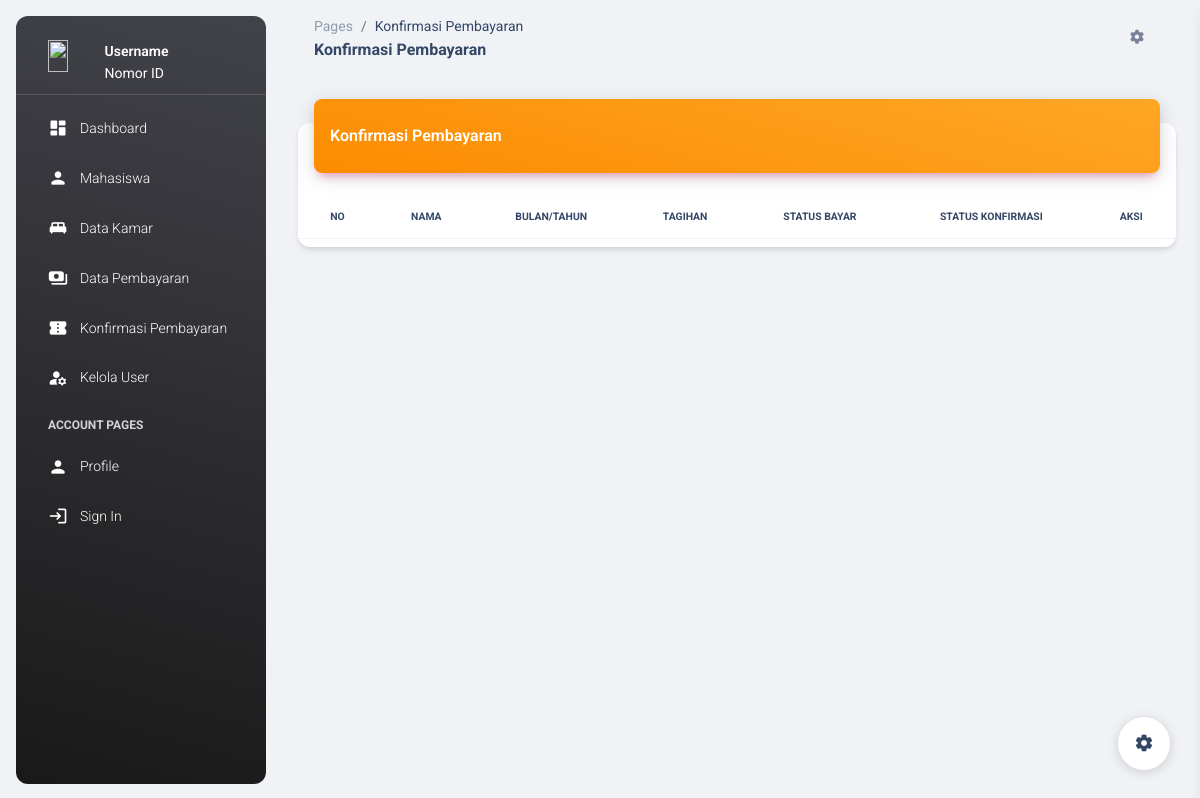
Before: /konfirmasi.php with the older database file.
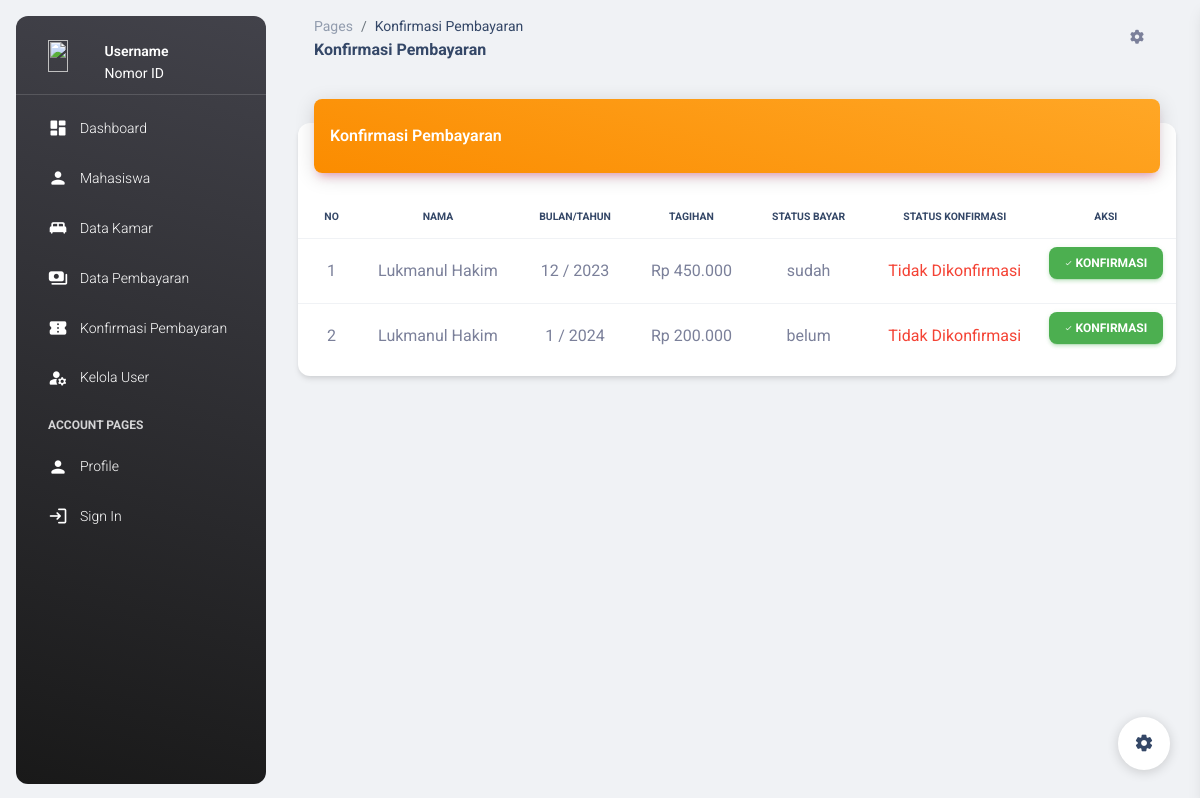
After: the same page with the newer database file.
### tables this page shows
CREATE TABLE `tagihan` (
  `id_tagihan` int(25) NOT NULL,
  `id_mhs` int(15) NOT NULL,
  `nim` varchar(15) NOT NULL,
  `bulan` varchar(25) NOT NULL,
  `tahun` varchar(25) NOT NULL,
  `tagihan` int(15) NOT NULL,
  `status` varchar(25) NOT NULL,
  `konfirmasi` varchar(15) DEFAULT NULL
);

CREATE TABLE `mahasiswa` (
  `id_mhs` int(15) NOT NULL,
  `nim` varchar(100) NOT NULL,
  `nama_mhs` varchar(100) NOT NULL,
  `foto` varchar(255) NOT NULL,
  `tempat` varchar(50) NOT NULL,
  `tgl_lahir` date NOT NULL,
  `jk` varchar(15) NOT NULL,
  `kewarganegaraan` varchar(50) NOT NULL,
  `agama` varchar(50) NOT NULL,
  `email` varchar(50) NOT NULL,
  `no_hp` varchar(50) NOT NULL,
  `kode_pos` varchar(25) NOT NULL,
  `alamat` varchar(50) NOT NULL,
  `provinsi` varchar(255) NOT NULL,
  `kabupaten` varchar(255) NOT NULL,
  `kecamatan` varchar(255) NOT NULL,
  `ortu` varchar(50) NOT NULL,
  `no_hp_ortu` varchar(25) NOT NULL,
  `alamat_ortu` varchar(100) NOT NULL,
  `pendidikan` varchar(25) NOT NULL,
  `nama_sekolah` varchar(100) NOT NULL,
  `jurusan` varchar(50) NOT NULL,
  `prodi` varchar(50) NOT NULL,
  `semester` varchar(50) NOT NULL
);

### proses/koneksi.php (called while the page is built, shortened)
<?php
function format_rupiah($angka)
{
    $rupiah = "Rp " . number_format($angka, 0, ',', '.');
    return $rupiah;
}
?>

### konfirmasi.php (the view, shortened to what the changed rows need)
<?php include 'proses/koneksi.php'; ?>
<!DOCTYPE html>
<html lang="en">
<head>
  <link href="./assets/css/nucleo-icons.css" rel="stylesheet" />
  <link href="./assets/css/nucleo-svg.css" rel="stylesheet" />
  <link id="pagestyle" href="./assets/css/material-dashboard.css?v=3.0.0" rel="stylesheet" />
</head>
<body class="g-sidenav-show bg-gray-200">
  <main class="main-content position-relative max-height-vh-100 h-100 border-radius-lg">
    <div class="container-fluid py-4">
      <div class="row">
        <div class="col-12">
          <div class="card my-4">
            <div class="card-body px-0 pb-2">
              <div class="table-responsive p-0">
                <table class="table align-items-center mb-0 text-center">
                  <thead>
                    <tr>
                      <th class="text-uppercase text-dark text-xxs font-weight-bolder">No</th>
                      <th class="text-uppercase text-dark text-xxs font-weight-bolder">Nama</th>
                      <th class="text-uppercase text-dark text-xxs font-weight-bolder">Bulan/Tahun</th>
                      <th class="text-uppercase text-dark text-xxs font-weight-bolder">Tagihan</th>
                      <th class="text-uppercase text-dark text-xxs font-weight-bolder">Status Bayar</th>
                      <th class="text-uppercase text-dark text-xxs font-weight-bolder">Status Konfirmasi</th>
                      <th class="text-uppercase text-dark text-xxs font-weight-bolder">Aksi</th>
                    </tr>
                  </thead>
                  <tbody class="text-center">
                    <?php
                    $no = 1;
                    $kueri = mysqli_query($conn, "SELECT * FROM tagihan");
                    while ($row = mysqli_fetch_array($kueri)) {
                      $idmhs = $row['id_mhs'];
                      $kueri2 = mysqli_query($conn, "SELECT * FROM mahasiswa WHERE id_mhs = $idmhs");
                      $row2 = mysqli_fetch_array($kueri2);
                      ?>
                      <tr>
                        <td>
                          <?php echo $no++; ?>
                        </td>
                        <td>
                          <?php echo $row2['nama_mhs']; ?>
                        </td>
                        <td>
                          <?php echo $row['bulan']; ?> /
                          <?php echo $row['tahun']; ?>
                        </td>
                        <td>
                          <?php echo format_rupiah($row['tagihan']); ?>
                        </td>
                        <td>
                          <?php echo $row['status']; ?>
                        </td>
                        <td>
                          <?php if ($row['konfirmasi'] == null || $row['konfirmasi'] == '') {
                            echo '<div class="text-secondary">Belum Dikonfirmasi</div>';
                          } else {
                            if ($row['konfirmasi'] == 'true') {
                              echo '<div class="text-success">Dikonfirmasi</div>';
                            } else {
                              echo '<div class="text-danger">Tidak Dikonfirmasi</div>';
                            }
                          } ?>
                        </td>
                        <td>
                          <?php if ($row['konfirmasi'] == null || $row['konfirmasi'] == '') { ?>
                            <div class="d-flex">
                              <a href="proses/konfirmasi_pembayaran.php?id=<?php echo $row['id_tagihan']; ?>&konfirmasi=true"
                                class="btn btn-sm btn-success">
                                <i class="material-icons">done</i>
                                Konfirmasi
                              </a>
                              <a href="proses/konfirmasi_pembayaran.php?id=<?php echo $row['id_tagihan']; ?>&konfirmasi=false"
                                class="btn btn-sm btn-danger">
                                <i class="material-icons">close</i>
                                Tolak
                              </a>
                            </div>
                          <?php } else {
                            if ($row['konfirmasi'] == 'true') { ?>
                              <a href="proses/konfirmasi_pembayaran.php?id=<?php echo $row['id_tagihan']; ?>&konfirmasi=false"
                                class="btn btn-sm btn-danger">
                                <i class="material-icons">close</i>
                                Batalkan
                              </a>
                            <?php } else { ?>
                              <a href="proses/konfirmasi_pembayaran.php?id=<?php echo $row['id_tagihan']; ?>&konfirmasi=true"
                                class="btn btn-sm btn-success">
                                <i class="material-icons">done</i>
                                Konfirmasi
                              </a>
                            <?php }
                          } ?>
                        </td>
                      </tr>
                    <?php } ?>
                  </tbody>
                </table>
              </div>
            </div>
          </div>
        </div>
      </div>
    </div>
  </main>
</body>
</html>

Changed rows visible on the page:
added tagihan: id_mhs.nama_mhs "Lukmanul Hakim", bulan "12", tahun "2023", tagihan "Rp 450.000", status "sudah", konfirmasi "Tidak Dikonfirmasi"
added tagihan: id_mhs.nama_mhs "Lukmanul Hakim", bulan "1", tahun "2024", tagihan "Rp 200.000", status "belum", konfirmasi "Tidak Dikonfirmasi"
